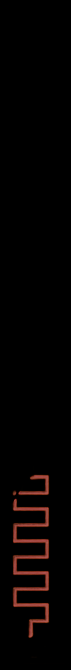
#> input picture plugin/assets/glow/delay0.png, 71 x 670 px
$ python promo_post.py ../../plugin/assets/glow/delay0.png ../../plugin/assets/glow/delay1.png
#> lines starting #> are read from the running program, lines starting #| are printed output that depends on the picture
"""Photographic post for the promo renders: bloom on the glowing parts, a filmic grade
(warm highlights, cool lifted shadows), vignette, faint lateral chromatic aberration and
grain. Runs on a rendered PNG in a second or two, so the grade can be iterated
without re-rendering.

    python3 tools/art/promo_post.py promo/preview-8.png promo/preview-8-post.png
"""

import sys

import numpy as np
from PIL import Image, ImageFilter

BLOOM = 0.25        # strength of the glow halo
BLOOM_THRESH = 0.85  # only pixels brighter than this bloom
VIGNETTE = 0.5     # darkening at the corners
CA_PX = 1.2         # red/blue offset at the frame edge, in pixels
GRAIN = 0.018
SHADOW_TINT = np.array([0.92, 1.0, 1.06])    # cool shadows
HIGHLIGHT_TINT = np.array([1.05, 1.0, 0.93])  # warm highlights
LIFT = 0.012        # raise the blacks slightly, film-style
CONTRAST = 0.45     # blend toward a smoothstep S-curve


def bloom(img):
    lum = img.mean(axis=2, keepdims=True)
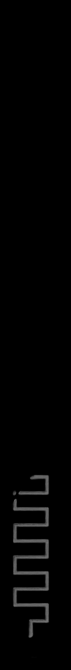
#> lum: shape (670, 71, 1) float32; min 0, max 0.454, mean 0.0118
    bright = img * np.clip((lum - BLOOM_THRESH) / (1 - BLOOM_THRESH), 0, 1)
#> bright: shape (670, 71, 3) float32; every value is 0
    pil = Image.fromarray((bright * 255).astype(np.uint8))
#> pil: PIL image 71x670 RGB; every value is 0
    h = img.shape[0]
#> h = 670
    halo = sum(np.asarray(pil.filter(ImageFilter.GaussianBlur(h * r)), np.float32) / 255
               for r in (0.006, 0.02, 0.05)) / 3
    return 1 - (1 - img) * (1 - BLOOM * halo)  # screen blend


def grade(img):
    lum = img.mean(axis=2, keepdims=True)
    tint = SHADOW_TINT * (1 - lum) + HIGHLIGHT_TINT * lum
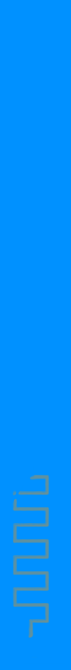
#> tint: shape (670, 71, 3) float64; mean R, G, B 0.922, 1, 1.06; drawn with min black and max white
    img = img * tint
    # gentle S-curve: a quarter of the way toward smoothstep
    img = np.clip(img, 0, 1)
    img = img + CONTRAST * (img * img * (3 - 2 * img) - img)
    return LIFT + (1 - LIFT) * img


def vignette(img):
    h, w = img.shape[:2]
#> h = 670; w = 71
    y, x = np.mgrid[0:h, 0:w].astype(np.float32)
    r = np.sqrt(((x - w / 2) / (w / 2))**2 + ((y - h / 2) / (h / 2))**2) / np.sqrt(2)
    return img * (1 - VIGNETTE * r[..., None]**2.2)


def aberration(img):
    h, w = img.shape[:2]
#> h = 670; w = 71
    out = img.copy()
    for ch, s in ((0, 1.0), (2, -1.0)):
        scale = 1 + s * CA_PX / (w / 2)
        pil = Image.fromarray((img[..., ch] * 255).astype(np.uint8))
        nw, nh = round(w * scale), round(h * scale)
        res = np.asarray(pil.resize((nw, nh), Image.BICUBIC), np.float32) / 255
        if scale > 1:
            x0, y0 = (nw - w) // 2, (nh - h) // 2
            out[..., ch] = res[y0:y0 + h, x0:x0 + w]
        else:
            pad = np.pad(res, (((h - nh) // 2, h - nh - (h - nh) // 2), ((w - nw) // 2, w - nw - (w - nw) // 2)),
                         mode="edge")
            out[..., ch] = pad
#> this loop made 2 passes
#> pass 1, in aberration, `pil = Image.fromarray((img[..., ch] * 255).astype(np.uint8))`:
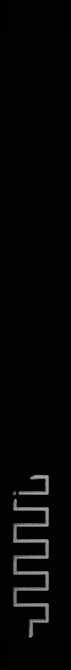
#> pil: PIL image 71x670 L; min 1, max 170, mean 6.3
#> pass 2, in aberration, `pil = Image.fromarray((img[..., ch] * 255).astype(np.uint8))`:
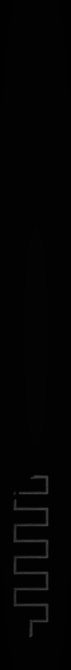
#> pil: PIL image 71x670 L; min 1, max 67, mean 3.2
#> after the loop:
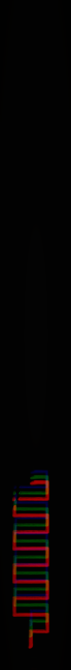
#> out: shape (670, 71, 3) float64; mean of channels 0, 1, 2 0.0261, 0.0163, 0.0122; drawn as R, G, B
    return out


def grain(img):
    rng = np.random.default_rng(7)
    n = rng.normal(0, GRAIN, img.shape[:2])[..., None]
    lum = img.mean(axis=2, keepdims=True)
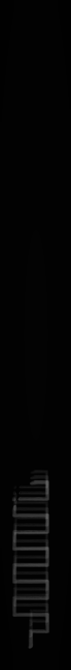
#> lum: shape (670, 71, 1) float64; min 0.00342, max 0.371, mean 0.0182
    return img + n * (0.4 + 0.6 * (1 - lum))  # grain shows more in the shadows
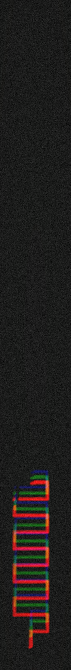
#> returned value: shape (670, 71, 3) float64; mean of channels 0, 1, 2 0.026, 0.0162, 0.0121; drawn with min black and max white


def main(src, dst):
    img = np.asarray(Image.open(src).convert("RGB"), np.float32) / 255
    img = bloom(img)
    img = grade(img)
    img = vignette(img)
    img = aberration(np.clip(img, 0, 1))
    img = grain(img)
    Image.fromarray((np.clip(img, 0, 1) * 255 + 0.5).astype(np.uint8)).save(dst)
    print("WROTE", dst)


if __name__ == "__main__":
    main(sys.argv[1], sys.argv[2])

$ run again, on plugin/assets/glow/lfo0.png
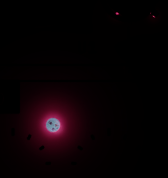
#> input picture plugin/assets/glow/lfo0.png, 168 x 178 px
#> bright: shape (178, 168, 3) float32; every value is 0
#> in grain, `return img + n * (0.4 + 0.6 * (1 - lum))`:
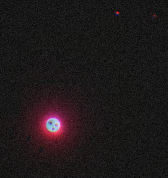
#> returned value: shape (178, 168, 3) float64; mean of channels 0, 1, 2 0.0315, 0.014, 0.0175; drawn with min black and max white
#> in main, `Image.fromarray((np.clip(img, 0, 1) * 255 + 0.5).astype(np.uint8)).sav..`:
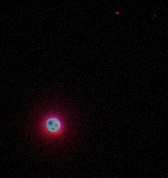
#> saved as lfo0.png: PIL image 168x178 RGB; mean R, G, B 8.7, 4.3, 5.3

$ run again, on plugin/assets/glow/lfo1.png
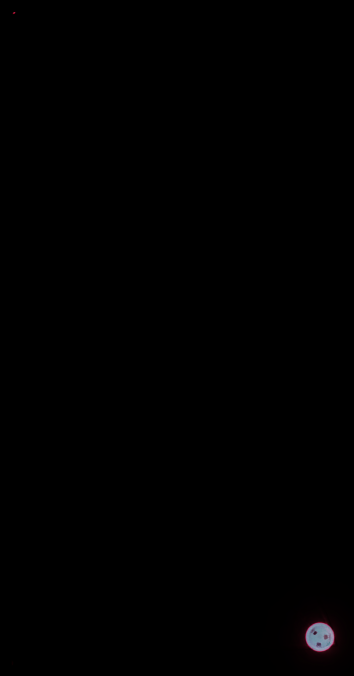
#> input picture plugin/assets/glow/lfo1.png, 354 x 676 px
#> bright: shape (676, 354, 3) float32; every value is 0
#> in grain, `return img + n * (0.4 + 0.6 * (1 - lum))`:
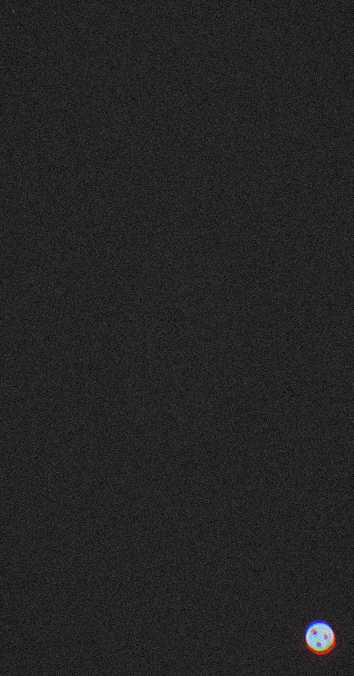
#> returned value: shape (676, 354, 3) float64; mean of channels 0, 1, 2 0.00914, 0.0111, 0.00913; drawn with min black and max white
#> in main, `Image.fromarray((np.clip(img, 0, 1) * 255 + 0.5).astype(np.uint8)).sav..`:
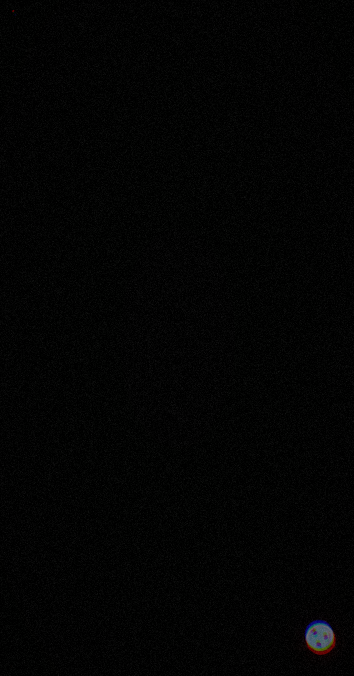
#> saved as lfo1.png: PIL image 354x676 RGB; mean R, G, B 3.3, 3.6, 3.3

$ run again, on plugin/assets/glow/mix.png
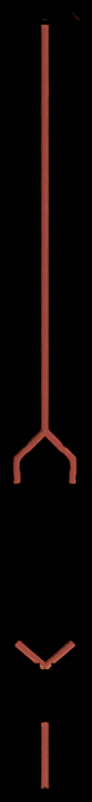
#> input picture plugin/assets/glow/mix.png, 92 x 802 px
#> bright: shape (802, 92, 3) float32; every value is 0
#> in grain, `return img + n * (0.4 + 0.6 * (1 - lum))`:
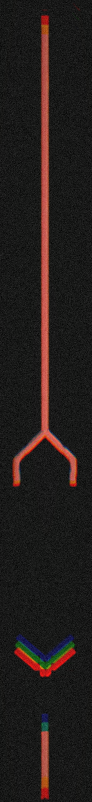
#> returned value: shape (802, 92, 3) float64; mean of channels 0, 1, 2 0.0458, 0.0241, 0.0182; drawn with min black and max white
